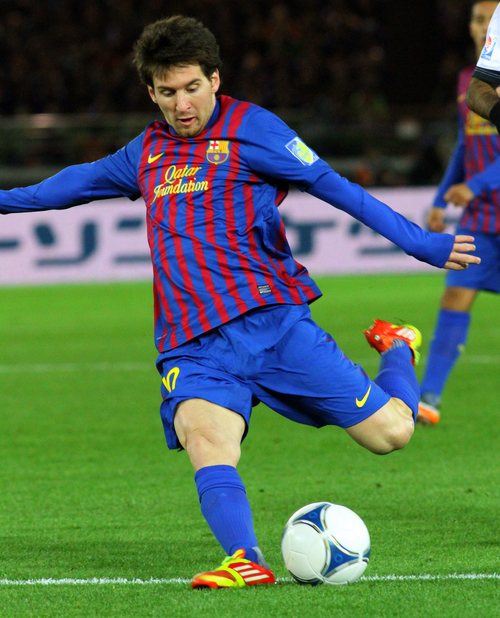
#> input picture deep_learning/face_detection/images/messi2.png, 500 x 618 px
$ python model.py
#> lines starting #> are read from the running program, lines starting #| are printed output that depends on the picture
### deep_learning/face_detection/lib_detector/face_detector.py
import cv2

class FaceDetector():
    def __init__(self, faceCascadePath):
        self.faceCascade = cv2.CascadeClassifier(faceCascadePath)

    def detect(self, image, scaleFactor=1.1, minNeighbors=5, minSize=(30, 30)):
        rects = self.faceCascade.detectMultiScale(image=image, scaleFactor=scaleFactor, minNeighbors=minNeighbors, minSize=minSize, flags=cv2.CASCADE_SCALE_IMAGE)
        return rects

### deep_learning/face_detection/model.py
import argparse
import cv2
from lib_detector.face_detector import FaceDetector

ap = argparse.ArgumentParser()
ap.add_argument('-f', '--face', required=False, help='Path to where the face cascade resides', default='./cascades/haarcascade_frontalface_default.xml')
ap.add_argument('-i', '--image', required=False, help='Path to where the image file resides' ,default='./images/messi2.png')
args = vars(ap.parse_args())

print(args)
image = cv2.imread(args['image'])
#> image is the input picture: shape (618, 500, 3); mean B, G, R 78.2, 101.3, 78.3
gray = cv2.cvtColor(image, cv2.COLOR_BGR2GRAY)
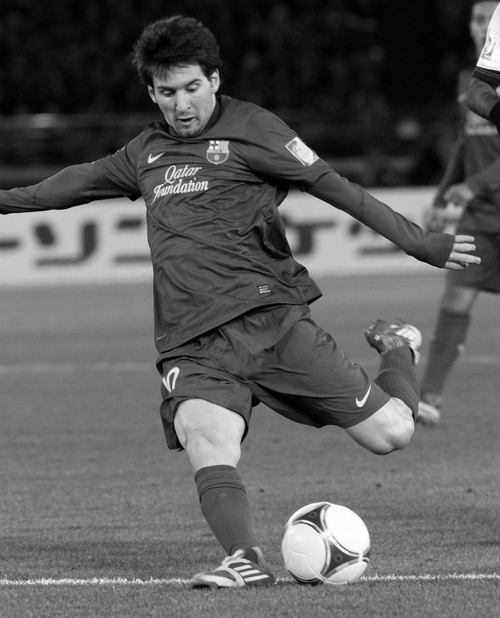
#> gray: shape (618, 500); min 0, max 255, mean 91.8

fd = FaceDetector(args['face'])
faceRects = fd.detect(gray, scaleFactor=1.2, minNeighbors=5, minSize=(30, 30))
#> in detect, `rects = self.faceCascade.detectMultiScale(image=image, scaleFactor=sca..`: rects = [[142, 61, 76, 76]]
#> faceRects = [[142, 61, 76, 76]]
print("I found {} faces".format(len(faceRects)))
#| I found 1 faces
print(faceRects)
#| [[142  61  76  76]]

for (x, y, width, height) in faceRects:
    cv2.rectangle(image, (x, y), (x + width, y+height), (0, 255, 0), 2)
#> this loop made 1 pass

cv2.imwrite('res.png', image)
cv2.imshow('Faces', image)
cv2.waitKey(0)

$ run again, with deep_learning/face_detection/images/messi.png copied over deep_learning/face_detection/images/messi2.png
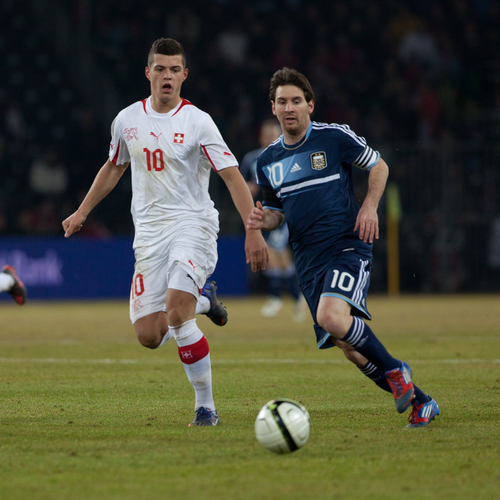
#> input picture deep_learning/face_detection/images/messi.png, 500 x 500 px
#> image is the input picture: shape (500, 500, 3); mean B, G, R 58.7, 75.7, 74.3
#> `gray = cv2.cvtColor(image, cv2.COLOR_BGR2GRAY)`:
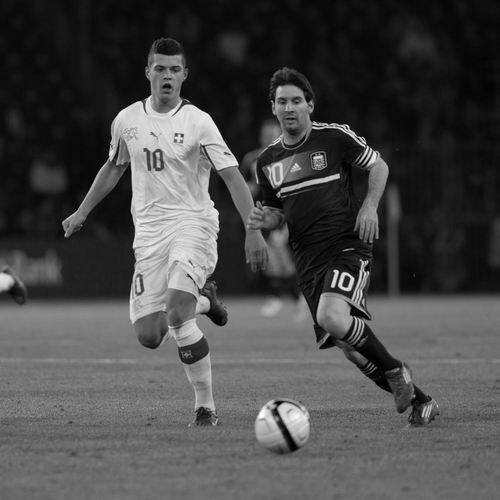
#> gray: shape (500, 500); min 0, max 255, mean 73.3
#> rects = [[144, 51, 47, 47], [265, 82, 49, 49]]
#| I found 2 faces
#| [[144  51  47  47]
#|  [265  82  49  49]]
#> the loop `for (x, y, width, height) in faceRects:` made 2 passes

$ run again, with deep_learning/face_detection/images/obama.png copied over deep_learning/face_detection/images/messi2.png
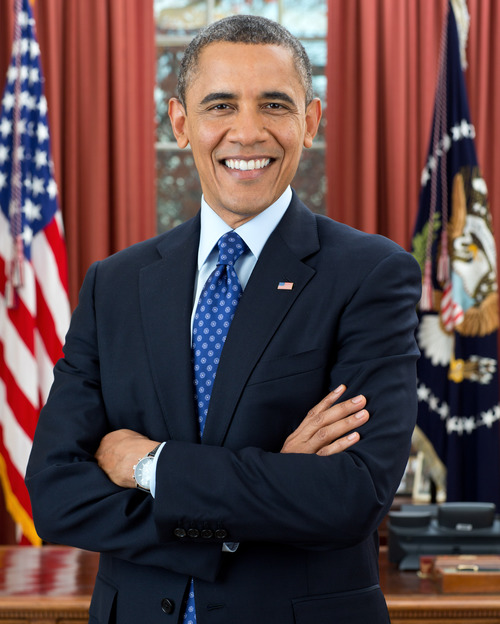
#> input picture deep_learning/face_detection/images/obama.png, 500 x 624 px
#> image is the input picture: shape (624, 500, 3); mean B, G, R 71.8, 70, 92.6
#> `gray = cv2.cvtColor(image, cv2.COLOR_BGR2GRAY)`:
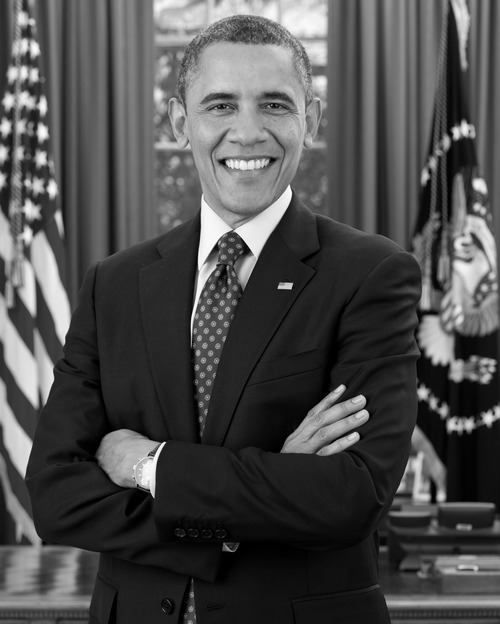
#> gray: shape (624, 500); min 0, max 254, mean 77
#> rects = [[175, 50, 145, 145]]
#| I found 1 faces
#| [[175  50 145 145]]
#> the loop `for (x, y, width, height) in faceRects:` made 1 pass

$ run again, with deep_learning/face_detection/images/obama2.png copied over deep_learning/face_detection/images/messi2.png
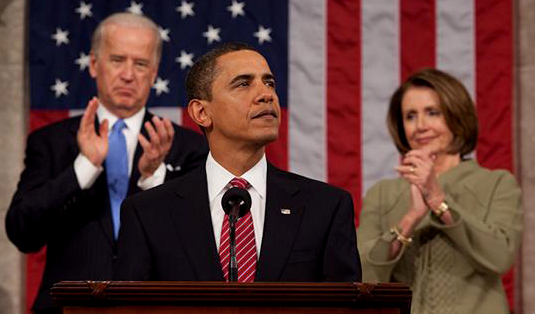
#> input picture deep_learning/face_detection/images/obama2.png, 535 x 314 px
#> image is the input picture: shape (314, 535, 3); mean B, G, R 56.3, 59.6, 91.4
#> `gray = cv2.cvtColor(image, cv2.COLOR_BGR2GRAY)`:
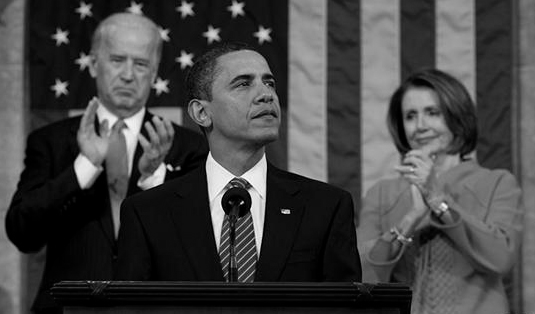
#> gray: shape (314, 535); min 0, max 254, mean 68.7
#> rects = [[392, 92, 59, 59], [95, 35, 67, 67], [213, 50, 85, 85]]
#> faceRects has the same summary as rects in detect
#| I found 3 faces
#| [[392  92  59  59]
#|  [ 95  35  67  67]
#|  [213  50  85  85]]
#> the loop `for (x, y, width, height) in faceRects:` made 3 passes
